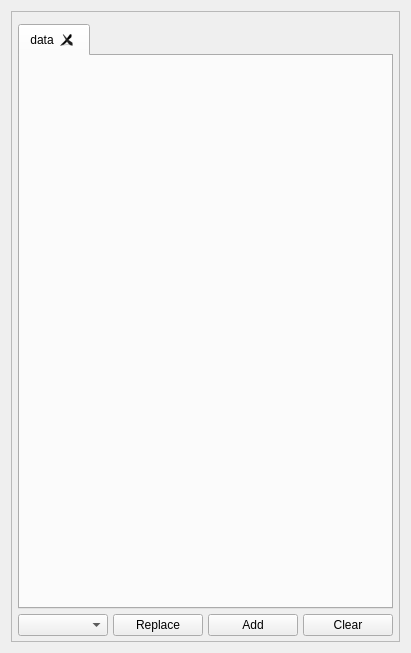
<?xml version="1.0" encoding="UTF-8"?>
<ui version="4.0">
 <class>Form</class>
 <widget class="QWidget" name="Form">
  <property name="geometry">
   <rect>
    <x>0</x>
    <y>0</y>
    <width>411</width>
    <height>653</height>
   </rect>
  </property>
  <property name="windowTitle">
   <string>Form</string>
  </property>
  <layout class="QVBoxLayout" name="verticalLayout_2">
   <item>
    <widget class="QScrollArea" name="scrollArea">
     <property name="widgetResizable">
      <bool>true</bool>
     </property>
     <widget class="QWidget" name="scrollAreaWidgetContents">
      <property name="geometry">
       <rect>
        <x>0</x>
        <y>0</y>
        <width>387</width>
        <height>629</height>
       </rect>
      </property>
      <layout class="QVBoxLayout" name="verticalLayout">
       <property name="spacing">
        <number>5</number>
       </property>
       <property name="leftMargin">
        <number>6</number>
       </property>
       <property name="topMargin">
        <number>12</number>
       </property>
       <property name="rightMargin">
        <number>6</number>
       </property>
       <property name="bottomMargin">
        <number>5</number>
       </property>
       <item>
        <widget class="QTabWidget" name="tabWidget">
         <property name="currentIndex">
          <number>0</number>
         </property>
         <property name="tabsClosable">
          <bool>true</bool>
         </property>
         <widget class="QWidget" name="TabWidgetPage2">
          <attribute name="title">
           <string>data</string>
          </attribute>
          <layout class="QVBoxLayout" name="verticalLayout_5">
           <property name="spacing">
            <number>12</number>
           </property>
           <property name="leftMargin">
            <number>8</number>
           </property>
           <property name="rightMargin">
            <number>8</number>
           </property>
           <property name="bottomMargin">
            <number>20</number>
           </property>
          </layout>
         </widget>
        </widget>
       </item>
       <item>
        <widget class="QWidget" name="widget" native="true">
         <layout class="QGridLayout" name="gridLayout">
          <property name="leftMargin">
           <number>0</number>
          </property>
          <property name="topMargin">
           <number>0</number>
          </property>
          <property name="rightMargin">
           <number>0</number>
          </property>
          <property name="bottomMargin">
           <number>0</number>
          </property>
          <property name="horizontalSpacing">
           <number>5</number>
          </property>
          <property name="verticalSpacing">
           <number>0</number>
          </property>
          <item row="0" column="2">
           <widget class="QPushButton" name="replaceButton">
            <property name="toolTip">
             <string>Replace graph with new selection</string>
            </property>
            <property name="text">
             <string>Replace</string>
            </property>
           </widget>
          </item>
          <item row="0" column="3">
           <widget class="QPushButton" name="addButton">
            <property name="toolTip">
             <string>Add selection to graph</string>
            </property>
            <property name="text">
             <string>Add</string>
            </property>
           </widget>
          </item>
          <item row="0" column="1">
           <widget class="QComboBox" name="autoBox">
            <property name="toolTip">
             <string>&lt;html&gt;&lt;head/&gt;&lt;body&gt;&lt;p&gt;Modes:&lt;br/&gt;Auto-replace&lt;br/&gt;Auto-add&lt;br/&gt;Auto-off&lt;/p&gt;&lt;/body&gt;&lt;/html&gt;</string>
            </property>
           </widget>
          </item>
          <item row="0" column="4">
           <widget class="QPushButton" name="clearButton">
            <property name="sizePolicy">
             <sizepolicy hsizetype="Minimum" vsizetype="Fixed">
              <horstretch>0</horstretch>
              <verstretch>0</verstretch>
             </sizepolicy>
            </property>
            <property name="toolTip">
             <string>Clear graph</string>
            </property>
            <property name="text">
             <string>Clear</string>
            </property>
           </widget>
          </item>
         </layout>
        </widget>
       </item>
      </layout>
     </widget>
    </widget>
   </item>
  </layout>
 </widget>
 <resources/>
 <connections/>
</ui>
